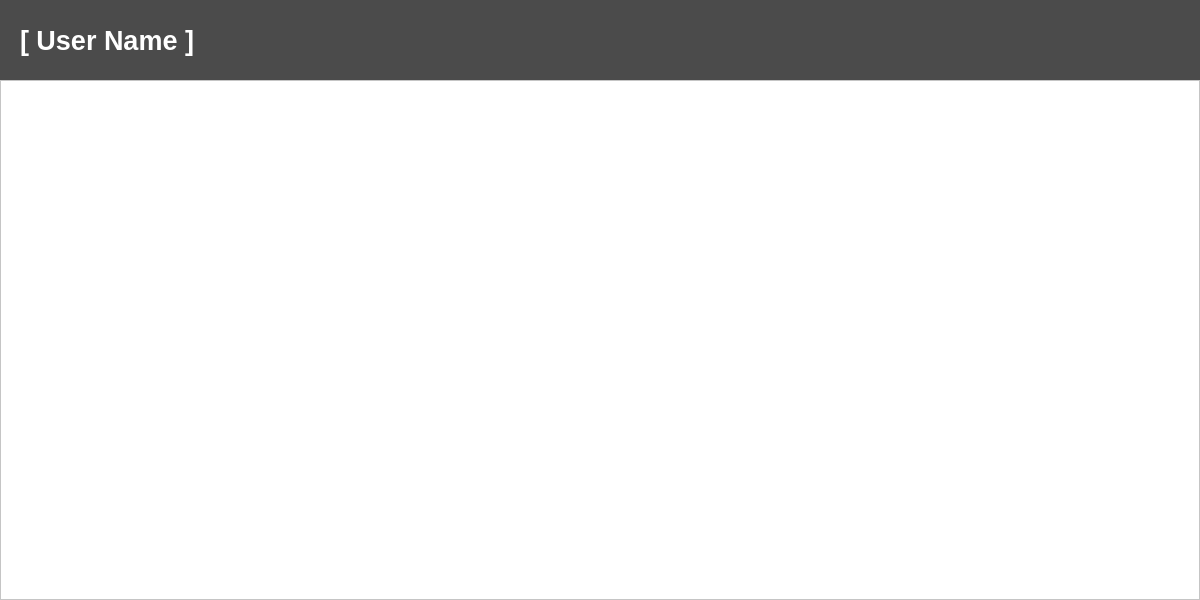
<?xml version="1.0" encoding="UTF-8"?>
<ui version="4.0">
 <class>w_sessionListWindow</class>
 <widget class="QMainWindow" name="w_sessionListWindow">
  <property name="geometry">
   <rect>
    <x>0</x>
    <y>0</y>
    <width>1200</width>
    <height>600</height>
   </rect>
  </property>
  <property name="minimumSize">
   <size>
    <width>1200</width>
    <height>600</height>
   </size>
  </property>
  <property name="maximumSize">
   <size>
    <width>1200</width>
    <height>600</height>
   </size>
  </property>
  <property name="windowTitle">
   <string>MainWindow</string>
  </property>
  <widget class="QWidget" name="centralwidget">
   <widget class="QScrollArea" name="w_sessionListScrollArea">
    <property name="geometry">
     <rect>
      <x>0</x>
      <y>80</y>
      <width>1200</width>
      <height>520</height>
     </rect>
    </property>
    <property name="minimumSize">
     <size>
      <width>1200</width>
      <height>520</height>
     </size>
    </property>
    <property name="maximumSize">
     <size>
      <width>1200</width>
      <height>520</height>
     </size>
    </property>
    <property name="styleSheet">
     <string notr="true">background-color:  rgb(255, 255, 255);
color: rgb(75, 75, 75);</string>
    </property>
    <property name="widgetResizable">
     <bool>true</bool>
    </property>
    <property name="alignment">
     <set>Qt::AlignLeading|Qt::AlignLeft|Qt::AlignTop</set>
    </property>
    <widget class="QWidget" name="w_sessionListScrollContent">
     <property name="geometry">
      <rect>
       <x>0</x>
       <y>0</y>
       <width>1198</width>
       <height>518</height>
      </rect>
     </property>
    </widget>
   </widget>
   <widget class="QWidget" name="w_topBar" native="true">
    <property name="geometry">
     <rect>
      <x>0</x>
      <y>0</y>
      <width>1200</width>
      <height>80</height>
     </rect>
    </property>
    <property name="minimumSize">
     <size>
      <width>1200</width>
      <height>80</height>
     </size>
    </property>
    <property name="maximumSize">
     <size>
      <width>1200</width>
      <height>80</height>
     </size>
    </property>
    <property name="styleSheet">
     <string notr="true">background-color: rgb(75, 75, 75);
color: rgb(255, 255, 255);</string>
    </property>
    <widget class="QLabel" name="l_userName">
     <property name="geometry">
      <rect>
       <x>0</x>
       <y>0</y>
       <width>600</width>
       <height>80</height>
      </rect>
     </property>
     <property name="minimumSize">
      <size>
       <width>600</width>
       <height>80</height>
      </size>
     </property>
     <property name="maximumSize">
      <size>
       <width>600</width>
       <height>80</height>
      </size>
     </property>
     <property name="font">
      <font>
       <pointsize>20</pointsize>
       <bold>true</bold>
      </font>
     </property>
     <property name="text">
      <string>[ User Name ]</string>
     </property>
     <property name="indent">
      <number>20</number>
     </property>
    </widget>
   </widget>
  </widget>
 </widget>
 <resources/>
 <connections/>
</ui>
